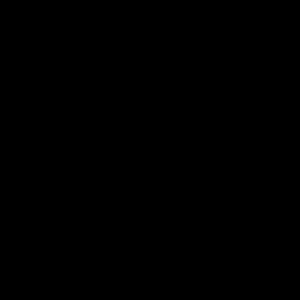
Frame 1 (no input)
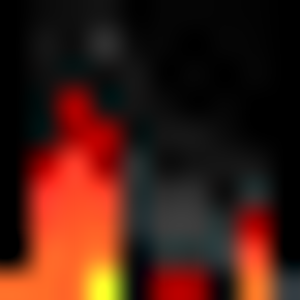
Frame 60 (the mouse pressed at the canvas centre just before this capture)
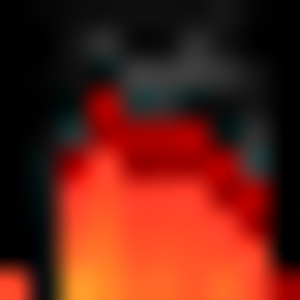
Frame 120 (the mouse held since frame 60 and released just before this capture)

The Processing sketch that drew these frames (run headless with seeded random() and noise(); from frame 60 on, the mouse is pressed at the canvas centre):

// Processing sketch: processing_113747
// ── processing_113747.pde

int fpWidth = 10, fpHeight = 10;
int [][] fpBitmap = new int[fpWidth][fpHeight];
int [] embers1 = new int[fpWidth],
  embers2 = new int[fpWidth];
  
PImage img = new PImage(fpWidth, fpHeight);
color [] palette = new color[256];

void setup(){
  size(300,300);
  frameRate(30);
  
  for (int iColor=255; iColor>225; iColor--)
    palette[iColor] = color(255,255,100);

  for (int iColor=225; iColor>200; iColor--)
    palette[iColor] = color(255,255,40);


  for (int iColor=200; iColor>100; iColor--)
    palette[iColor] = color(255, iColor-50, 40);
    
  for (int iColor=100; iColor>75; iColor--)
    palette[iColor] = color(255-iColor, 0, 0);
  
  for (int iColor=75; iColor>0; iColor-=5){
    int c = (int)(random(iColor));
    palette[iColor] = color(c);
    palette[iColor+1] = color(c);
    palette[iColor+2] = color(c);
    palette[iColor+3] = color(c);
    palette[iColor+4] = color(c);
  }
    
  //for (int iColor=0; iColor<256; iColor++)
    //palette[iColor] = color(iColor);
}

int updateFrames = 0, nUpdateFrames = 10;

void draw(){
  background(0);
  
  for (int iX = 0; iX<fpWidth; iX++)
    for (int iY = 0; iY<fpHeight; iY++)
      img.set(iX, iY, palette[fpBitmap[iX][iY]]);
  
  for (int iY = 0; iY<fpHeight-1; iY++)
    for (int iX = 1; iX<fpWidth-1; iX++)
      fpBitmap[iX][iY] = 
      (int)(((fpBitmap[iX-1][iY+1]*.1) +
       (fpBitmap[iX][iY+1]*.8) + 
       (fpBitmap[iX+1][iY+1]*.1))*.9) ; 
  
  if ((updateFrames = (updateFrames + 1)%nUpdateFrames)==0){  
    for (int iX=0; iX<fpWidth; iX++){
      embers1[iX] = embers2[iX];
      embers2[iX] = (int)random(255);
    }
  }
   for (int iX=0; iX<fpWidth; iX++){
     fpBitmap[iX][fpHeight-1] = (int)lerp(embers1[iX], embers2[iX], updateFrames/(float)nUpdateFrames);
     
  }
 
  
  pushMatrix();
  scale((float)width/(fpWidth));
  image(img, 0, 0);
  popMatrix();
}
